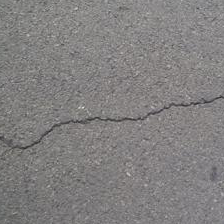
#> input picture imagenes-generadas/001_3.png, 224 x 224 px
$ python clasificadorHMI.py --imagen imagenes-generadas/001_3.png
#> lines starting #> are read from the running program, lines starting #| are printed output that depends on the picture; after the words box and inside, x2 and y2 are one past the last pixel; in counts of white or black regions, pixels touching at a corner belong together
# -*- coding: utf-8 -*-
"""
Created on Wed Aug 24 11:26:45 2016

@author: dpbou

Clasificador de imagenes mediante intervención del usuario
"""


import argparse
ap = argparse.ArgumentParser(
    description = "Clasificador de imagenes. Es necesario incluir en linea de comando la imagen o directorio a procesar.")
grupo =  ap.add_mutually_exclusive_group(required=True)
grupo.add_argument("-i", "--imagen", help="path de la imagen a procesar")
grupo.add_argument("-d", "--directorio", help="path del directorio a procesar")
ap.add_argument("-o", "--output", help="path del archivo resultado")

args = vars(ap.parse_args())
opts = ap.parse_args()

import utilidades_archivos
import cv2
import json

# Muestra la imagen y solicita al usuario que indique si contiene una grieta o no
# imagen: string que contiene el path de la imagen
# retorna: bool, True si el usuario indica que contiene una imagen
def pedirClasificacion(imagen):
#> called with imagen = 'imagenes-generadas/001_3.png'
    orig = cv2.imread(imagen)
#> orig is the input picture: shape (224, 224, 3); mean B, G, R 127.9, 128.2, 130.2
    cv2.putText(orig, "Contiene grieta (Si/No)?", (10, 30),
            cv2.FONT_HERSHEY_SIMPLEX, 0.9, (0, 255, 0), 2)
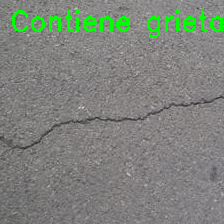
#> orig: shape (224, 224, 3); 2.94% of pixels changed, all inside (x1, y1, x2, y2) = (12, 9, 223, 38)
    cv2.imshow("Clasificacion", orig)
    tecla = cv2.waitKey()
#> (key Esc is pressed here)
    if tecla==ord('S') or tecla==ord('s') or tecla==ord('Y') or tecla==ord('y'):
        return True
    else:
        return False

# Guarda a disco la lista de pares {imagen:str, esGrieta:bool}
def guardaLista(lista, archivoSalida):
    print(lista)
    with open(archivoSalida, 'w') as outfile:
        json.dump(lista, outfile)

#-------------------------------------------------------------------------
if __name__=="__main__":
    lista_imagenes = []
    if args['imagen'] == None : #Imanen nula --> directorio
        if opts.directorio[-1]=='/':
            miDir = opts.directorio[:-1]
        else:
            miDir = opts.directorio
        lista_imagenes = utilidades_archivos.lista_imagenes_directorio(miDir)
    else: #Imagen no es nulo
        lista_imagenes.append(args['imagen'])

print("[BOU-INFO] Lista de imágenes a procesar:")
print (lista_imagenes)

#Empieza el procesado de la lista de imágenes
listaClasificada = []
for imagen in lista_imagenes:
    esGrieta = pedirClasificacion(imagen)
    listaClasificada.append([imagen, esGrieta])

#guardar la lista en archivo
if opts.output==None:
    archivoSalida  = "clasificacion.json"
else:
    archivoSalida = opts.output
guardaLista(listaClasificada, archivoSalida)
#Fin main


$ run again, on imagenes-generadas/011_1.png
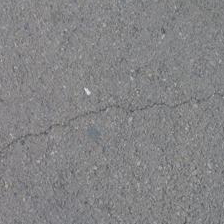
#> input picture imagenes-generadas/011_1.png, 224 x 224 px
#> in pedirClasificacion, orig is the input picture: shape (224, 224, 3); mean B, G, R 133.3, 131.8, 131.9
#> in pedirClasificacion, `cv2.putText(orig, "Contiene grieta (Si/No)?", (10, 30), cv2.FONT_HERSH..`:
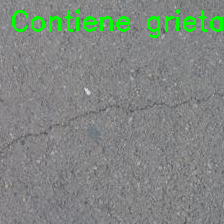
#> orig: shape (224, 224, 3); 2.94% of pixels changed, all inside (x1, y1, x2, y2) = (12, 9, 223, 38)

$ run again, on imagenes-generadas/012_4.png
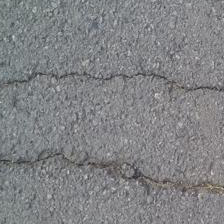
#> input picture imagenes-generadas/012_4.png, 224 x 224 px
#> in pedirClasificacion, orig is the input picture: shape (224, 224, 3); mean B, G, R 132.9, 130.6, 129.6
#> in pedirClasificacion, `cv2.putText(orig, "Contiene grieta (Si/No)?", (10, 30), cv2.FONT_HERSH..`:
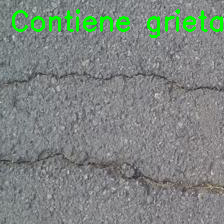
#> orig: shape (224, 224, 3); 2.94% of pixels changed, all inside (x1, y1, x2, y2) = (12, 9, 223, 38)

$ run again, on imagenes-generadas/013_3.png
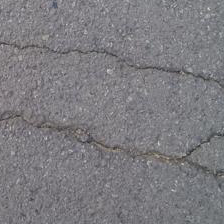
#> input picture imagenes-generadas/013_3.png, 224 x 224 px
#> in pedirClasificacion, orig is the input picture: shape (224, 224, 3); mean B, G, R 127.8, 123.7, 125
#> in pedirClasificacion, `cv2.putText(orig, "Contiene grieta (Si/No)?", (10, 30), cv2.FONT_HERSH..`:
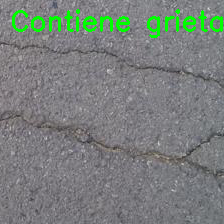
#> orig: shape (224, 224, 3); 2.94% of pixels changed, all inside (x1, y1, x2, y2) = (12, 9, 223, 38)
